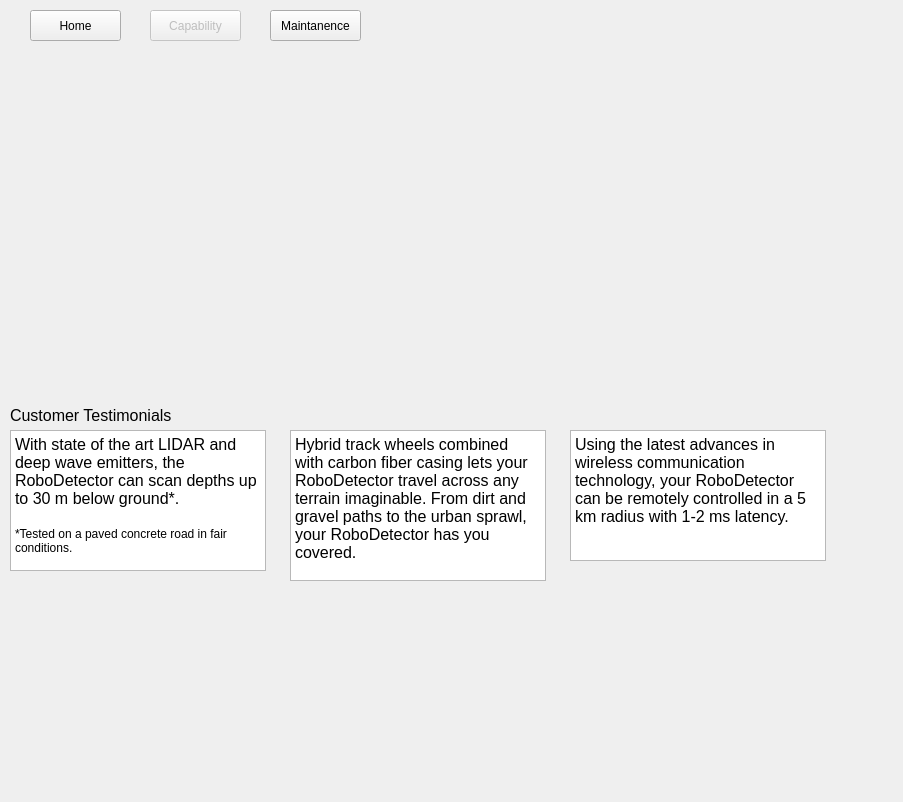
<?xml version="1.0" encoding="UTF-8"?>
<ui version="4.0">
 <class>capability</class>
 <widget class="QDialog" name="capability">
  <property name="geometry">
   <rect>
    <x>0</x>
    <y>0</y>
    <width>903</width>
    <height>802</height>
   </rect>
  </property>
  <property name="windowTitle">
   <string>Dialog</string>
  </property>
  <widget class="QTextBrowser" name="textBrowser_3">
   <property name="geometry">
    <rect>
     <x>570</x>
     <y>430</y>
     <width>256</width>
     <height>131</height>
    </rect>
   </property>
   <property name="html">
    <string>&lt;!DOCTYPE HTML PUBLIC &quot;-//W3C//DTD HTML 4.0//EN&quot; &quot;http://www.w3.org/TR/REC-html40/strict.dtd&quot;&gt;
&lt;html&gt;&lt;head&gt;&lt;meta name=&quot;qrichtext&quot; content=&quot;1&quot; /&gt;&lt;style type=&quot;text/css&quot;&gt;
p, li { white-space: pre-wrap; }
&lt;/style&gt;&lt;/head&gt;&lt;body style=&quot; font-family:'MS Shell Dlg 2'; font-size:8.25pt; font-weight:400; font-style:normal;&quot;&gt;
&lt;p style=&quot; margin-top:0px; margin-bottom:0px; margin-left:0px; margin-right:0px; -qt-block-indent:0; text-indent:0px;&quot;&gt;&lt;span style=&quot; font-size:12pt;&quot;&gt;Using the latest advances in wireless communication technology, your RoboDetector can be remotely controlled in a 5 km radius with 1-2 ms latency.&lt;/span&gt;&lt;/p&gt;&lt;/body&gt;&lt;/html&gt;</string>
   </property>
  </widget>
  <widget class="QTextBrowser" name="textBrowser">
   <property name="geometry">
    <rect>
     <x>10</x>
     <y>430</y>
     <width>256</width>
     <height>141</height>
    </rect>
   </property>
   <property name="html">
    <string>&lt;!DOCTYPE HTML PUBLIC &quot;-//W3C//DTD HTML 4.0//EN&quot; &quot;http://www.w3.org/TR/REC-html40/strict.dtd&quot;&gt;
&lt;html&gt;&lt;head&gt;&lt;meta name=&quot;qrichtext&quot; content=&quot;1&quot; /&gt;&lt;style type=&quot;text/css&quot;&gt;
p, li { white-space: pre-wrap; }
&lt;/style&gt;&lt;/head&gt;&lt;body style=&quot; font-family:'MS Shell Dlg 2'; font-size:8.25pt; font-weight:400; font-style:normal;&quot;&gt;
&lt;p style=&quot; margin-top:0px; margin-bottom:0px; margin-left:0px; margin-right:0px; -qt-block-indent:0; text-indent:0px;&quot;&gt;&lt;span style=&quot; font-size:12pt;&quot;&gt;With state of the art LIDAR and deep wave emitters, the RoboDetector can scan depths up to 30 m below ground*.&lt;/span&gt;&lt;/p&gt;
&lt;p style=&quot;-qt-paragraph-type:empty; margin-top:0px; margin-bottom:0px; margin-left:0px; margin-right:0px; -qt-block-indent:0; text-indent:0px; font-size:12pt;&quot;&gt;&lt;br /&gt;&lt;/p&gt;
&lt;p style=&quot; margin-top:0px; margin-bottom:0px; margin-left:0px; margin-right:0px; -qt-block-indent:0; text-indent:0px;&quot;&gt;&lt;span style=&quot; font-size:9pt;&quot;&gt;*Tested on a paved concrete road in fair conditions.&lt;/span&gt;&lt;/p&gt;&lt;/body&gt;&lt;/html&gt;</string>
   </property>
  </widget>
  <widget class="QPushButton" name="capability_2">
   <property name="enabled">
    <bool>false</bool>
   </property>
   <property name="geometry">
    <rect>
     <x>150</x>
     <y>10</y>
     <width>91</width>
     <height>31</height>
    </rect>
   </property>
   <property name="text">
    <string>Capability</string>
   </property>
  </widget>
  <widget class="QLabel" name="header">
   <property name="geometry">
    <rect>
     <x>10</x>
     <y>400</y>
     <width>211</width>
     <height>31</height>
    </rect>
   </property>
   <property name="font">
    <font>
     <pointsize>12</pointsize>
    </font>
   </property>
   <property name="text">
    <string>Customer Testimonials</string>
   </property>
  </widget>
  <widget class="QLabel" name="bannerPic">
   <property name="geometry">
    <rect>
     <x>30</x>
     <y>50</y>
     <width>801</width>
     <height>341</height>
    </rect>
   </property>
   <property name="focusPolicy">
    <enum>Qt::StrongFocus</enum>
   </property>
   <property name="text">
    <string/>
   </property>
   <property name="pixmap">
    <pixmap resource="images.qrc">:/pics/science-in-hd-1WBN-JKSmKI-unsplash.jpg</pixmap>
   </property>
   <property name="scaledContents">
    <bool>true</bool>
   </property>
   <property name="margin">
    <number>0</number>
   </property>
   <property name="openExternalLinks">
    <bool>false</bool>
   </property>
  </widget>
  <widget class="QPushButton" name="home">
   <property name="enabled">
    <bool>true</bool>
   </property>
   <property name="geometry">
    <rect>
     <x>30</x>
     <y>10</y>
     <width>91</width>
     <height>31</height>
    </rect>
   </property>
   <property name="text">
    <string>Home</string>
   </property>
  </widget>
  <widget class="QTextBrowser" name="textBrowser_2">
   <property name="geometry">
    <rect>
     <x>290</x>
     <y>430</y>
     <width>256</width>
     <height>151</height>
    </rect>
   </property>
   <property name="html">
    <string>&lt;!DOCTYPE HTML PUBLIC &quot;-//W3C//DTD HTML 4.0//EN&quot; &quot;http://www.w3.org/TR/REC-html40/strict.dtd&quot;&gt;
&lt;html&gt;&lt;head&gt;&lt;meta name=&quot;qrichtext&quot; content=&quot;1&quot; /&gt;&lt;style type=&quot;text/css&quot;&gt;
p, li { white-space: pre-wrap; }
&lt;/style&gt;&lt;/head&gt;&lt;body style=&quot; font-family:'MS Shell Dlg 2'; font-size:8.25pt; font-weight:400; font-style:normal;&quot;&gt;
&lt;p style=&quot; margin-top:0px; margin-bottom:0px; margin-left:0px; margin-right:0px; -qt-block-indent:0; text-indent:0px;&quot;&gt;&lt;span style=&quot; font-size:12pt;&quot;&gt;Hybrid track wheels combined with carbon fiber casing lets your RoboDetector travel across any terrain imaginable. From dirt and gravel paths to the urban sprawl, your RoboDetector has you covered.&lt;/span&gt;&lt;/p&gt;&lt;/body&gt;&lt;/html&gt;</string>
   </property>
  </widget>
  <widget class="QPushButton" name="maint">
   <property name="geometry">
    <rect>
     <x>270</x>
     <y>10</y>
     <width>91</width>
     <height>31</height>
    </rect>
   </property>
   <property name="text">
    <string>Maintanence</string>
   </property>
  </widget>
  <widget class="QLabel" name="label">
   <property name="geometry">
    <rect>
     <x>10</x>
     <y>580</y>
     <width>251</width>
     <height>221</height>
    </rect>
   </property>
   <property name="text">
    <string/>
   </property>
   <property name="pixmap">
    <pixmap resource="images.qrc">:/pics/fatma-hatam-6-p_qnVa3zU-unsplash.jpg</pixmap>
   </property>
   <property name="scaledContents">
    <bool>true</bool>
   </property>
  </widget>
  <widget class="QLabel" name="label_2">
   <property name="geometry">
    <rect>
     <x>290</x>
     <y>590</y>
     <width>251</width>
     <height>191</height>
    </rect>
   </property>
   <property name="text">
    <string/>
   </property>
   <property name="pixmap">
    <pixmap resource="images.qrc">:/pics/xtra-inc-bhXQcYqH4fc-unsplash.jpg</pixmap>
   </property>
   <property name="scaledContents">
    <bool>true</bool>
   </property>
  </widget>
  <widget class="QLabel" name="label_3">
   <property name="geometry">
    <rect>
     <x>570</x>
     <y>570</y>
     <width>251</width>
     <height>221</height>
    </rect>
   </property>
   <property name="text">
    <string/>
   </property>
   <property name="pixmap">
    <pixmap resource="images.qrc">:/pics/keri-liwi-SSXCiGKYQQE-unsplash.jpg</pixmap>
   </property>
   <property name="scaledContents">
    <bool>true</bool>
   </property>
  </widget>
 </widget>
 <resources>
  <include location="images.qrc"/>
 </resources>
 <connections/>
</ui>
